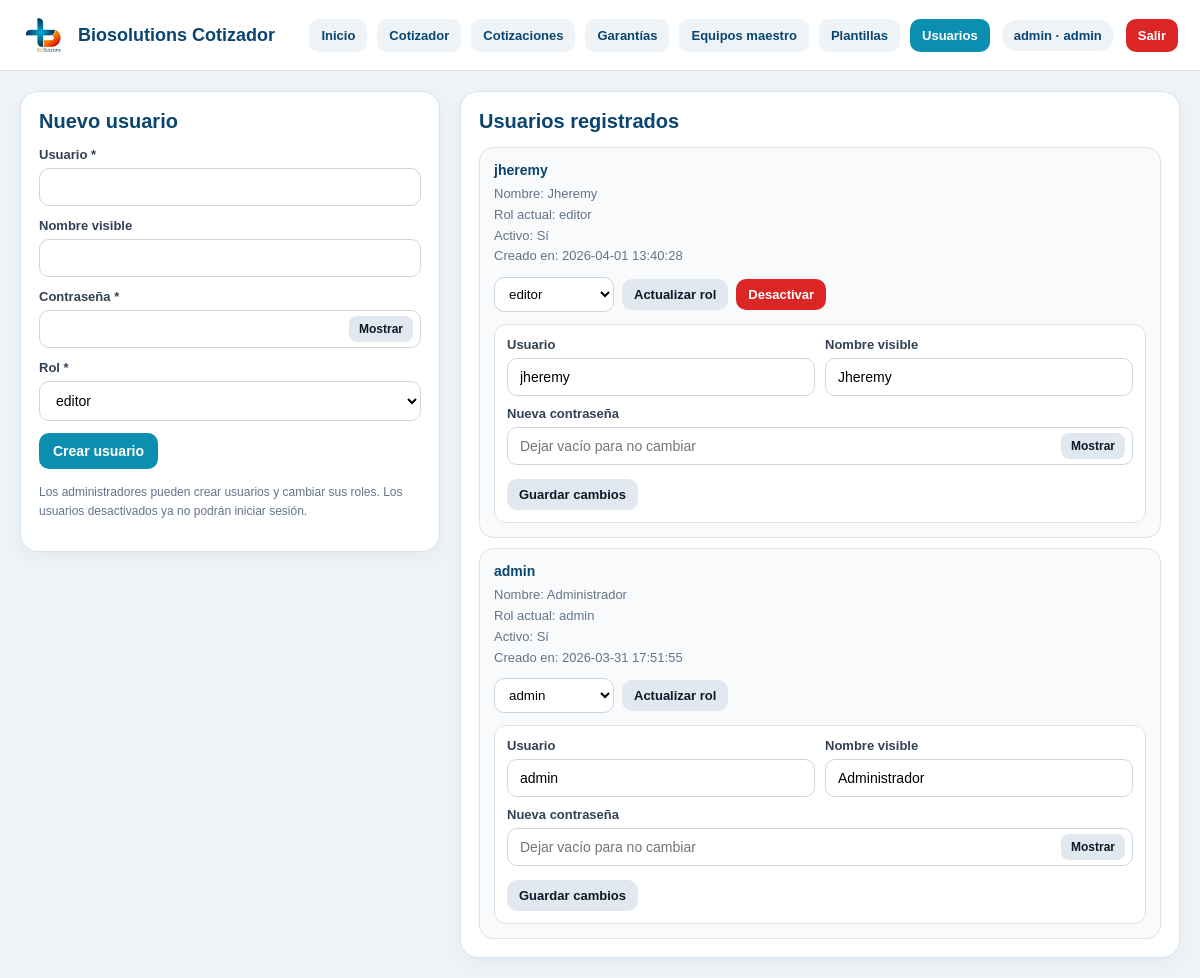
/usuarios (signed in), run on an earlier commit of the app's database.
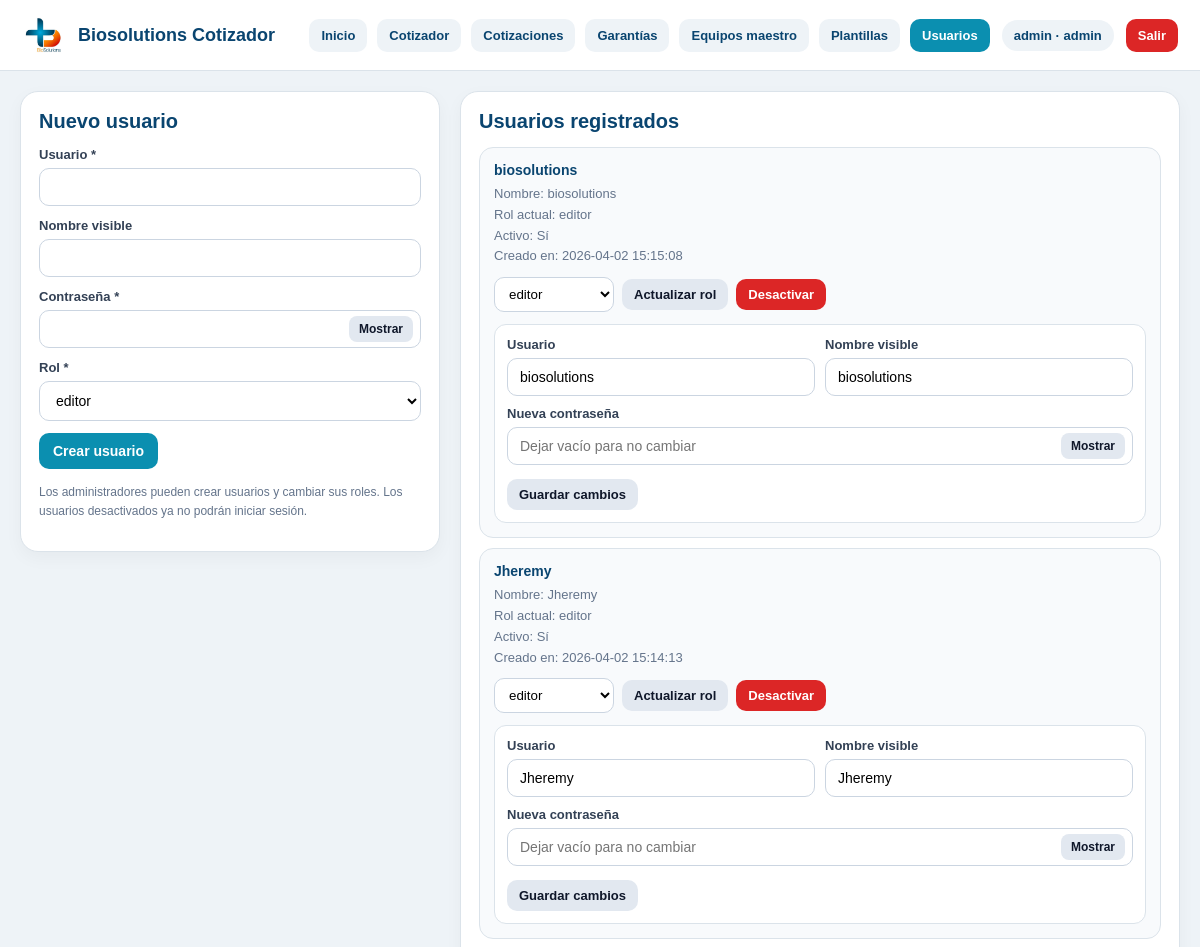
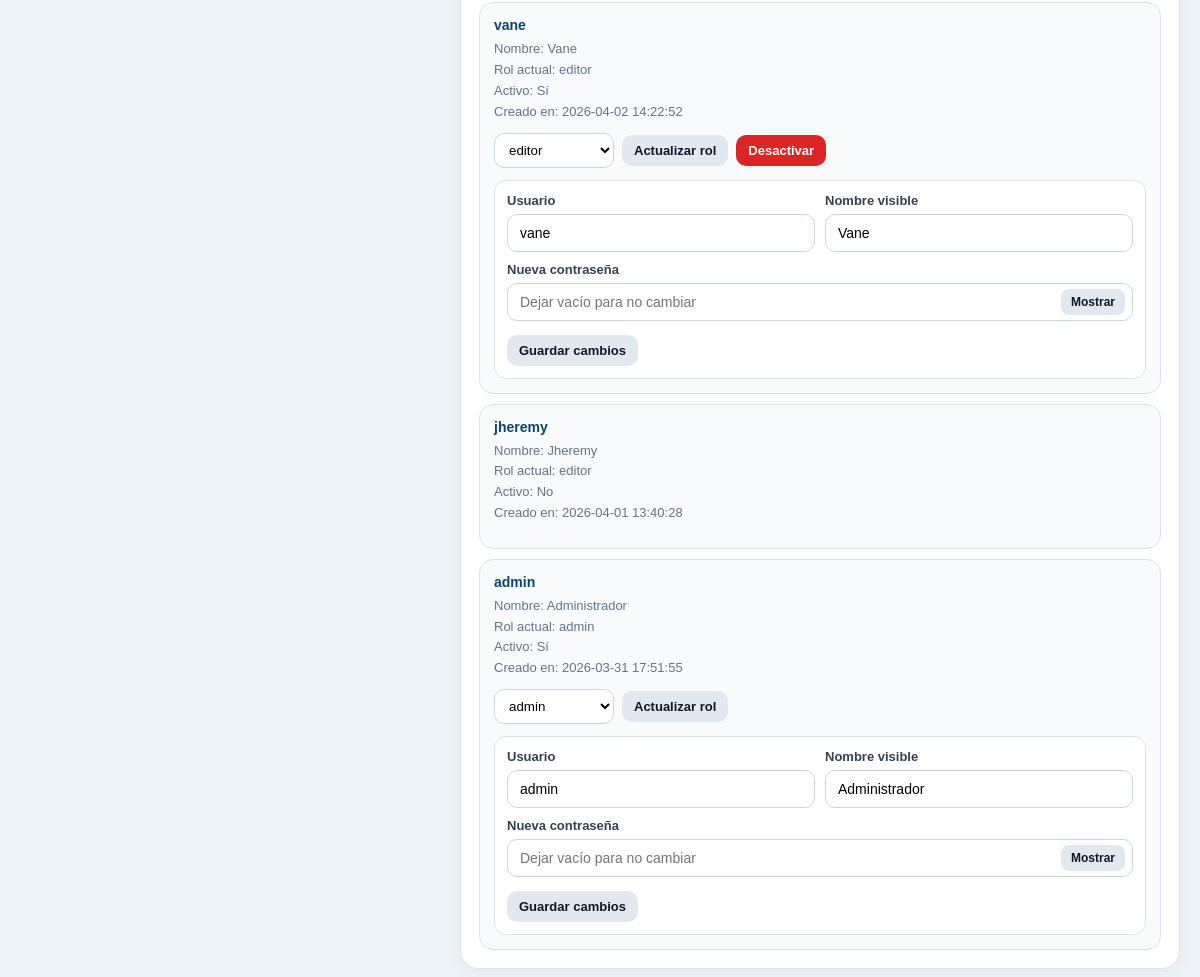
And on a later commit of the database (2 pictures, top to bottom).
### tables this page shows
CREATE TABLE usuarios (
    id INTEGER PRIMARY KEY AUTOINCREMENT,
    username TEXT NOT NULL UNIQUE,
    password_hash TEXT NOT NULL,
    nombre TEXT,
    rol TEXT NOT NULL DEFAULT 'editor',
    activo INTEGER NOT NULL DEFAULT 1,
    creado_en TEXT NOT NULL DEFAULT CURRENT_TIMESTAMP
);

### app.py (the view)
@app.route("/usuarios")
@admin_required
def usuarios_page():
    conn = get_db_connection()
    ensure_auth_schema(conn)
    usuarios = conn.execute("""
        SELECT id, username, nombre, rol, activo, creado_en
        FROM usuarios
        ORDER BY id DESC
    """).fetchall()
    conn.close()
    return render_template("usuarios.html", usuarios=usuarios, active_page="usuarios")

### app.py (called while the page is built)
def get_db_connection():
    conn = sqlite3.connect(DB_PATH, timeout=10)
    conn.row_factory = sqlite3.Row
    return conn

def ensure_payload_json_column(conn):
    columns = conn.execute("PRAGMA table_info(cotizaciones)").fetchall()
    column_names = [col["name"] for col in columns]
    if "payload_json" not in column_names:
        conn.execute("ALTER TABLE cotizaciones ADD COLUMN payload_json TEXT")
        conn.commit()

def ensure_users_table(conn):
    conn.execute("""
        CREATE TABLE IF NOT EXISTS usuarios (
            id INTEGER PRIMARY KEY AUTOINCREMENT,
            username TEXT NOT NULL UNIQUE,
            password_hash TEXT NOT NULL,
            nombre TEXT,
            rol TEXT NOT NULL DEFAULT 'editor',
            activo INTEGER NOT NULL DEFAULT 1,
            creado_en TEXT NOT NULL DEFAULT CURRENT_TIMESTAMP
        )
    """)
    conn.commit()

def ensure_cotizacion_documental_column(conn):
    columns = conn.execute("PRAGMA table_info(cotizaciones)").fetchall()
    column_names = [col["name"] for col in columns]
    if "estado_documental" not in column_names:
        conn.execute("ALTER TABLE cotizaciones ADD COLUMN estado_documental TEXT DEFAULT 'borrador'")
        conn.commit()

def ensure_cotizaciones_audit_columns(conn):
    columns = conn.execute("PRAGMA table_info(cotizaciones)").fetchall()
    column_names = [col["name"] for col in columns]
    if "creado_por_user_id" not in column_names:
        conn.execute("ALTER TABLE cotizaciones ADD COLUMN creado_por_user_id INTEGER")
    if "actualizado_por_user_id" not in column_names:
        conn.execute("ALTER TABLE cotizaciones ADD COLUMN actualizado_por_user_id INTEGER")
    if "creado_en" not in column_names:
        conn.execute("ALTER TABLE cotizaciones ADD COLUMN creado_en TEXT")
    if "actualizado_en" not in column_names:
        conn.execute("ALTER TABLE cotizaciones ADD COLUMN actualizado_en TEXT")
    conn.commit()

def ensure_documentos_schema(conn):
    ensure_payload_json_column(conn)
    ensure_cotizaciones_audit_columns(conn)
    ensure_cotizacion_documental_column(conn)
    ensure_entregas_table(conn)
    ensure_garantias_table(conn)

def ensure_auth_schema(conn):
    ensure_users_table(conn)
    ensure_documentos_schema(conn)

@app.context_processor
def inject_auth_context():
    user = get_current_user()
    return {
        "current_user": user,
        "current_role": user["rol"] if user else None
    }

### templates/usuarios.html (shortened to what this page needs)
{% extends "base.html" %}
{% block content %}
<div class="page-grid">
  <section class="page-card">
    <h2>Nuevo usuario</h2>
    <form method="post" action="{{ url_for('crear_usuario') }}">
      <div class="field">
        <label for="username">Usuario *</label>
        <input type="text" id="username" name="username" required>
      </div>
      <div class="field">
        <label for="nombre">Nombre visible</label>
        <input type="text" id="nombre" name="nombre">
      </div>
      <div class="field">
      <label for="password">Contraseña *</label>
      <div class="password-wrap">
        <input type="password" id="password" name="password" required>
        <button type="button" class="password-toggle" onclick="togglePassword('password', this)">Mostrar</button>
      </div>
    </div>
      <div class="field">
        <label for="rol">Rol *</label>
        <select id="rol" name="rol" required>
          <option value="editor" selected>editor</option>
        </select>
      </div>
      <button type="submit" class="btn">Crear usuario</button>
    </form>
    <p class="tiny-note" style="margin-top:14px;">
      Los administradores pueden crear usuarios y cambiar sus roles. Los usuarios desactivados ya no podrán iniciar sesión.
    </p>
  </section>
  <section class="page-card">
    <h2>Usuarios registrados</h2>
    {% if usuarios %}
      <div class="lib-list">
        {% for u in usuarios %}
          <div class="lib-card">
            <strong>{{ u["username"] }}</strong>
            <span>Nombre: {{ u["nombre"] or "N/D" }}</span>
            <span>Rol actual: {{ u["rol"] }}</span>
            <span>Activo: {% if u["activo"] %}Sí{% else %}No{% endif %}</span>
            <span>Creado en: {{ u["creado_en"] or "N/D" }}</span>
                        <div class="actions">
              {% if u["activo"] %}
                <form method="post"
                      action="{{ url_for('actualizar_rol_usuario', user_id=u['id']) }}"
                      class="inline-form">
                  <select name="rol">
                    <option value="admin" {% if u["rol"] == "admin" %}selected{% endif %}>admin</option>
                    <option value="editor" {% if u["rol"] == "editor" %}selected{% endif %}>editor</option>
                  </select>
                  <button type="submit" class="btn-light">Actualizar rol</button>
                </form>
                {% if not (current_user and current_user["id"] == u["id"]) %}
                  <form method="post"
                        action="{{ url_for('desactivar_usuario', user_id=u['id']) }}"
                        onsubmit="return confirm('¿Desactivar este usuario?');">
                    <button type="submit" class="btn-danger">Desactivar</button>
                  </form>
                {% endif %}
              {% endif %}
            </div>
            {% if u["activo"] %}
              <form method="post"
                    action="{{ url_for('actualizar_usuario', user_id=u['id']) }}"
                    class="edit-user-form">
                <div class="grid-2">
                  <div class="field">
                    <label for="edit_username_{{ u['id'] }}">Usuario</label>
                    <input
                      type="text"
                      id="edit_username_{{ u['id'] }}"
                      name="username"
                      value="{{ u['username'] }}"
                      required
                    >
                  </div>
                  <div class="field">
                    <label for="edit_nombre_{{ u['id'] }}">Nombre visible</label>
                    <input
                      type="text"
                      id="edit_nombre_{{ u['id'] }}"
                      name="nombre"
                      value="{{ u['nombre'] or '' }}"
                    >
                  </div>
                </div>
                <div class="field">
                  <label for="edit_password_{{ u['id'] }}">Nueva contraseña</label>
                  <div class="password-wrap">
                    <input
                      type="password"
                      id="edit_password_{{ u['id'] }}"
                      name="password"
                      placeholder="Dejar vacío para no cambiar"
                    >
                    <button type="button"
                            class="password-toggle"
                            onclick="togglePassword('edit_password_{{ u['id'] }}', this)">
                      Mostrar
                    </button>
                  </div>
                </div>
                <button type="submit" class="btn-light">Guardar cambios</button>
              </form>
            {% endif %}
          </div>
        {% endfor %}
      </div>
    {% else %}
      <p class="tiny-note">No hay usuarios cargados todavía.</p>
    {% endif %}
  </section>
</div>
{% endblock %}

### templates/base.html (shortened to what this page needs)
<!DOCTYPE html>
<html lang="es">
<head>
  <link rel="stylesheet" href="{{ url_for('static', filename='styles.css') }}?v=7" />
</head>
<body>
  <header class="topbar">
    <div class="topbar-left">
      <img src="{{ url_for('static', filename='logo_biosolutions.png') }}" alt="BioSolutions" class="topbar-logo">
      <div class="topbar-title">Biosolutions Cotizador</div>
    </div>
    <div class="topbar-right">
      <nav class="nav-links">
        <a href="{{ url_for('dashboard') }}" class="{% if active_page == 'inicio' %}active{% endif %}">Inicio</a>
         {% if current_role in ['admin', 'editor', 'visor'] %}
          <a href="{{ url_for('cotizador') }}" class="{% if active_page == 'cotizador' %}active{% endif %}">Cotizador</a>
          <a href="{{ url_for('cotizaciones_page') }}" class="{% if active_page == 'cotizaciones' %}active{% endif %}">Cotizaciones</a>
          <a href="{{ url_for('garantias_page') }}" class="{% if active_page == 'garantias' %}active{% endif %}">Garantías</a>
        {% endif %}
        {% if current_role in ['admin', 'editor', 'visor'] %}
          <a href="{{ url_for('equipos_page') }}" class="{% if active_page == 'equipos' %}active{% endif %}">Equipos maestro</a>
          <a href="{{ url_for('plantillas_page') }}" class="{% if active_page == 'plantillas' %}active{% endif %}">Plantillas</a>
        {% endif %}
        {% if current_role == 'admin' %}
          <a href="{{ url_for('usuarios_page') }}" class="{% if active_page == 'usuarios' %}active{% endif %}">Usuarios</a>
        {% endif %}
      </nav>
      {% if current_user %}
        <div class="user-chip">
          {{ current_user["username"] }} · {{ current_user["rol"] }}
        </div>
        <a href="{{ url_for('logout') }}" class="logout-link">Salir</a>
      {% endif %}
    </div>
  </header>
  <main class="page-shell">
    {% block content %}{% endblock %}
  </main>
</body>
</html>

### static/styles.css (style rules this page uses)
:root { --primary:#0b8fb0; --primary-dark:#0a4570; --accent:#f47c20; --text:#1f2937; --muted:#6b7280; --line:#dbe3ea; --soft:#f7fafc; --panel:#ffffff; --bg:#eef3f7; --danger:#dc2626; }
* { box-sizing:border-box }
body { margin:0; font-family:Arial, Helvetica, sans-serif; background:var(--bg); color:var(--text); }
.field { margin-bottom:10px; }
.field label { display:block; margin-bottom:6px; font-size:12px; color:#475569; font-weight:700; }
.field input, .field textarea { width:100%; padding:10px 11px; border:1px solid #cbd5e1; border-radius:10px; font-size:13px; font-family:inherit; background:#fff; }
.grid-2 { display:grid; grid-template-columns:1fr 1fr; gap:10px; }
.btn { border:none; border-radius:10px; padding:10px 12px; font-size:13px; font-weight:700; cursor:pointer; }
.btn-danger { background:var(--danger); color:#fff; }

### templates/base.html (style rules this page uses)
.topbar { display:flex; justify-content:space-between; align-items:center; gap:16px; padding:14px 22px; background:#fff; border-bottom:1px solid #dbe3ea; position:sticky; top:0; z-index:20; }
.topbar-left { display:flex; align-items:center; gap:14px; }
.topbar-logo { height:42px; width:auto; display:block; }
.topbar-title { font-size:18px; font-weight:800; color:#0a4570; }
.nav-links { display:flex; flex-wrap:wrap; gap:10px; }
.nav-links a { text-decoration:none; padding:9px 12px; border-radius:10px; background:#eef3f7; color:#0a4570; font-weight:700; font-size:13px; }
.nav-links a.active { background:#0b8fb0; color:#fff; }
.topbar-right { display:flex; align-items:center; gap:12px; flex-wrap:wrap; }
.user-chip { display:inline-flex; align-items:center; gap:8px; background:#eef3f7; color:#0a4570; border-radius:999px; padding:8px 12px; font-size:13px; font-weight:700; }
.logout-link { text-decoration:none; background:#dc2626; color:#fff; padding:9px 12px; border-radius:10px; font-size:13px; font-weight:700; }
.page-shell { padding:20px; }

### templates/usuarios.html (style rules this page uses)
.page-grid { display:grid; grid-template-columns: 420px 1fr; gap:20px; align-items:start; }
.page-card { background:#fff; border:1px solid #dbe3ea; border-radius:18px; padding:18px; box-shadow:0 6px 18px rgba(0,0,0,.04); }
.page-card h2 { margin:0 0 14px; color:#0a4570; font-size:20px; }
.field { margin-bottom:12px; }
.field label { display:block; margin-bottom:6px; font-size:13px; font-weight:700; color:#334155; }
.field input, .field select { width:100%; padding:10px 12px; border:1px solid #cbd5e1; border-radius:10px; font-size:14px; box-sizing:border-box; background:#fff; }
.password-wrap { position:relative; }
.password-wrap input { padding-right:92px; }
.password-toggle { position:absolute; right:8px; top:50%; transform:translateY(-50%); border:none; background:#e2e8f0; color:#0f172a; border-radius:8px; padding:6px 10px; font-size:12px; font-weight:700; cursor:pointer; }
.btn { background:#0b8fb0; color:#fff; border:none; border-radius:10px; padding:10px 14px; font-size:14px; font-weight:700; cursor:pointer; }
.btn-danger { background:#dc2626; color:#fff; border:none; border-radius:10px; padding:8px 12px; font-size:13px; font-weight:700; cursor:pointer; }
.btn-light { background:#e2e8f0; color:#0f172a; border:none; border-radius:10px; padding:8px 12px; font-size:13px; font-weight:700; cursor:pointer; }
.lib-list { display:grid; gap:10px; }
.lib-card { border:1px solid #dbe3ea; border-radius:14px; padding:14px; background:#f8fafc; }
.lib-card strong { display:block; margin-bottom:6px; color:#0a4570; font-size:14px; }
.lib-card span { display:block; font-size:13px; color:#64748b; line-height:1.6; }
.actions { display:flex; gap:8px; flex-wrap:wrap; margin-top:10px; align-items:center; }
.inline-form { display:flex; gap:8px; flex-wrap:wrap; align-items:center; }
.inline-form select { min-width:120px; padding:8px 10px; border:1px solid #cbd5e1; border-radius:10px; background:#fff; }
.edit-user-form { margin-top:12px; padding:12px; border:1px solid #dbe3ea; border-radius:12px; background:#fff; }
.edit-user-form .grid-2 { display:grid; grid-template-columns:1fr 1fr; gap:10px; }
.edit-user-form .field { margin-bottom:10px; }
.edit-user-form .btn-light { margin-top:4px; }
.tiny-note { font-size:12px; color:#64748b; line-height:1.6; }

What changed in the data, as far as the page shows it:
added usuarios: username "biosolutions", nombre "biosolutions", rol "editor", activo "Sí", creado_en "2026-04-02 15:15:08"
added usuarios: username "Jheremy", nombre "Jheremy", rol "editor", activo "Sí", creado_en "2026-04-02 15:14:13"
added usuarios: username "vane", nombre "Vane", rol "editor", activo "Sí", creado_en "2026-04-02 14:22:52"
changed usuarios "jheremy": rol "editor" → (not shown); username "jheremy" → (not shown); nombre "Jheremy" → (not shown); activo "Sí Actualizar rol Desactivar Usuario Nombre visible Nueva contraseña Mostrar Guardar cambios" → "No"
